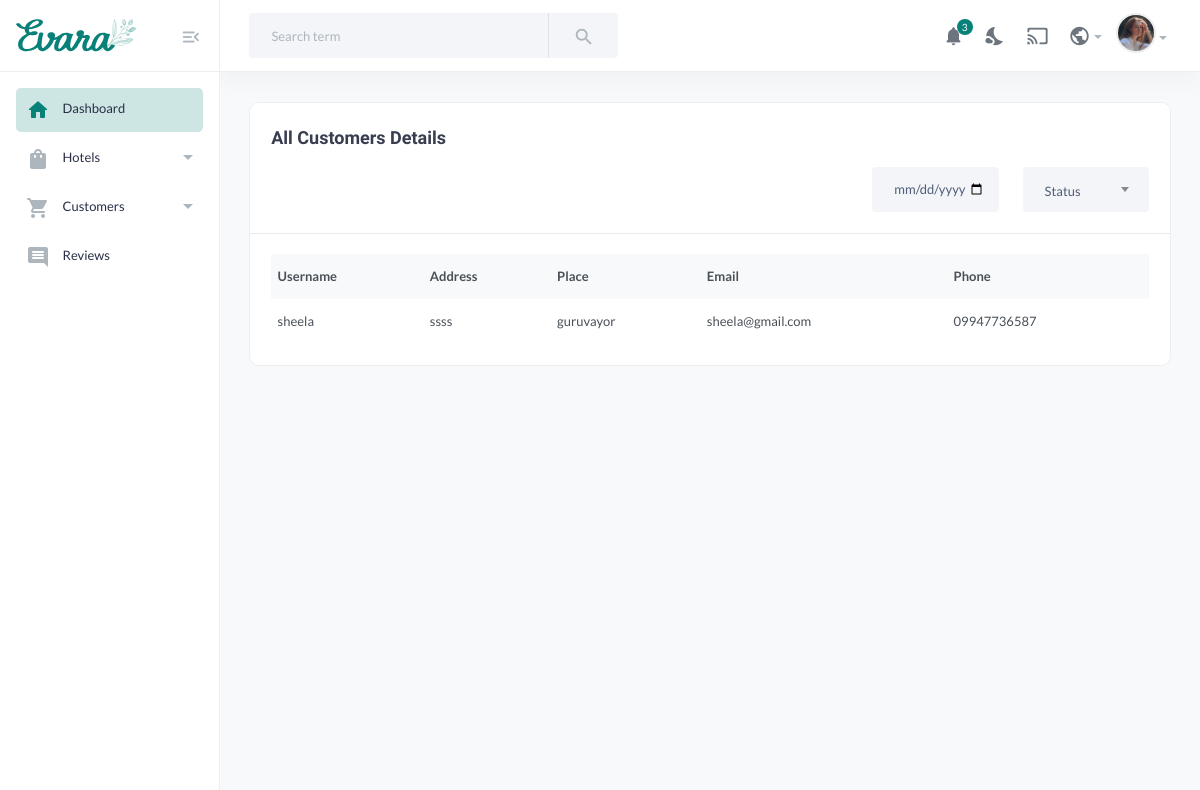
Page /Hotel/View/Users/ on the earlier database version.
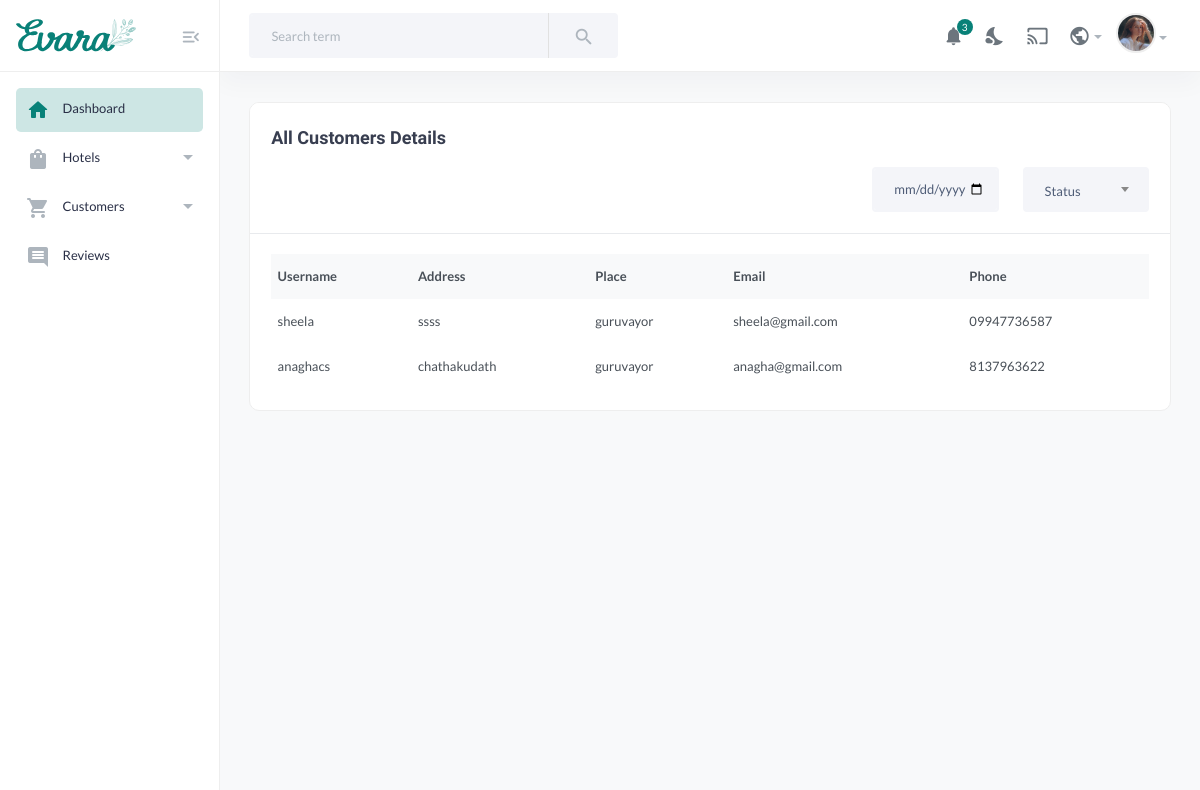
Same page on the later database version.
### home/models.py (models this page shows, shortened)
class User(AbstractUser):
    class Role(models.TextChoices):
        ADMIN = "ADMIN", "Admin"
        CUSTOMER = "CUSTOMER", "CUSTOMER"
        HOTEL = "HOTEL", "HOTEL"
    base_role = Role.ADMIN
    role = models.CharField(max_length=50, choices=Role.choices)

class Customer(User):
    base_role = User.Role.CUSTOMER
    address = models.CharField(blank=True, max_length=100)
    place = models.CharField(blank=True, max_length=20)
    emails = models.EmailField(max_length=100, unique=True)
    phone = models.CharField(max_length = 12, unique = True)
    class Meta:
        verbose_name = "Customer user"

class User(AbstractUser):
    class Role(models.TextChoices):
        ADMIN = "ADMIN", "Admin"
        CUSTOMER = "CUSTOMER", "CUSTOMER"
        HOTEL = "HOTEL", "HOTEL"
    base_role = Role.ADMIN
    role = models.CharField(max_length=50, choices=Role.choices)

### hotels/views.py (the view)
# urls.py: path('Hotel/View/Users/', views.hotel_view_customers, name = 'hotel_view_customers'),
def hotel_view_customers(request):
      customers = Customer.objects.all()
      return render(request,"admin/admin_view_customers.html", {'customers':customers})

### templates/admin/admin_view_customers.html (shortened to what the changed rows need)
{% load static %}
<!DOCTYPE HTML>
<html lang="en">
<head>
    <link href="{% static 'assets/css/main.css' %}" rel="stylesheet" type="text/css" />
</head>
<body>
    <main class="main-wrap">
        <section class="content-main">
            <div class="card mb-4">
                <div class="card-body">
                    <div class="table-responsive">
                        <div class="table-responsive">
                            <table class="table align-middle table-nowrap mb-0">
                                <thead class="table-light">
                                    <tr>
                                        <th class="align-middle" scope="col">Username</th>
                                        <th class="align-middle" scope="col">Address</th>
                                        <th class="align-middle" scope="col">Place</th>
                                        <th class="align-middle" scope="col">Email</th>
                                        <th class="align-middle" scope="col">Phone</th>
                                    </tr>
                                </thead>
                                <tbody>
                                    {% for i in customers %}
                                    <tr>
                                        <td>{{i.username}}</td>
                                        <td>{{i.address}}</td>
                                        <td>{{i.place}}</td>
                                        <td>{{i.emails}}</td>
                                        <td>{{i.phone}}</td>
                                    </tr>
                                    {% endfor %}
                                </tbody>
                            </table>
                        </div>
                    </div>
                </div>
            </div>
    </main>
</body>
</html>

Differences in the rows shown:
added Customer: username "anaghacs", address "chathakudath", place "guruvayor", emails "anagha@gmail.com", phone "8137963622"
